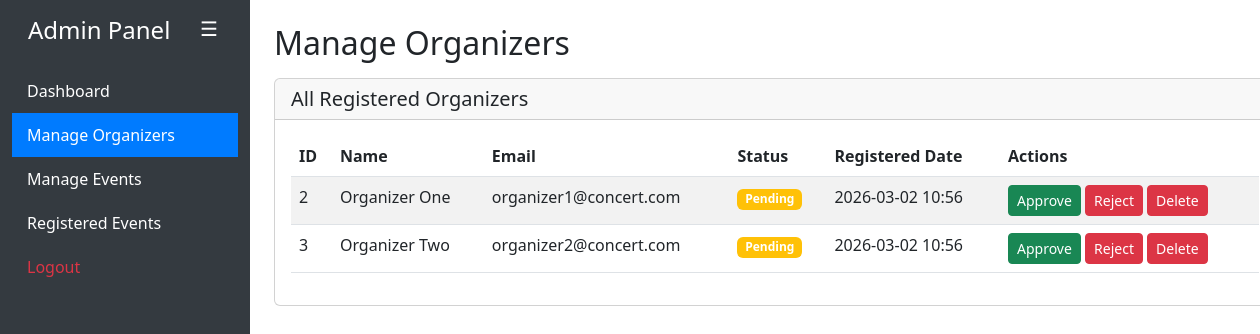
/adminFunc.php (signed in), run on the app's committed database.
### tables this page shows
CREATE TABLE IF NOT EXISTS users (
    id INT AUTO_INCREMENT PRIMARY KEY,
    email VARCHAR(191) UNIQUE NOT NULL,
    password VARCHAR(255) NOT NULL,
    full_name VARCHAR(255) NOT NULL,
    role ENUM('admin', 'organizer', 'user') NOT NULL DEFAULT 'user',
    status ENUM('active', 'pending', 'rejected', 'deactivated') NOT NULL DEFAULT 'pending',
    created_at TIMESTAMP DEFAULT CURRENT_TIMESTAMP,
    updated_at TIMESTAMP DEFAULT CURRENT_TIMESTAMP ON UPDATE CURRENT_TIMESTAMP
);

### adminFunc.php (the view, shortened to what this page needs)
<?php
require_once 'config.php';
function h(string $s): string {
    return htmlspecialchars($s, ENT_QUOTES | ENT_SUBSTITUTE, 'UTF-8');
}
function get(string $k, $default = null) {
    return isset($_GET[$k]) ? trim((string)$_GET[$k]) : $default;
}
function whitelist(string $value, array $allowed, string $default): string {
    return in_array($value, $allowed, true) ? $value : $default;
}
$pdo = $db;
$section = whitelist(get('section', 'organizers'), ['organizers', 'events', 'registrations'], 'organizers');
$error   = '';
$organizers = [];
try {
    if ($section === 'organizers') {
        $organizers = $pdo->query("
            SELECT id, full_name, email, status, created_at
            FROM users
            WHERE role = 'organizer'
            ORDER BY created_at DESC
        ")->fetchAll();
    } else if ($section === 'registrations') {
        $registrations = $pdo->query("
            SELECT
                er.id AS registration_id,
                er.registered_at,
                e.id AS event_id,
                e.title AS event_title,
                e.event_date,
                e.location AS event_location,
                u.id AS user_id,
                u.full_name AS user_name,
                u.email AS user_email
            FROM event_registrations er
            JOIN events e ON er.event_id = e.id
            JOIN users u ON er.user_id = u.id
            ORDER BY er.registered_at DESC
        ")->fetchAll();
    }
} catch (Throwable $e) {
    error_log("adminFunc fetch error: " . $e->getMessage());
    $error = $error ?: 'Failed to load data.';
}
?>
<!DOCTYPE html>
<html lang="en">
<head>
    <link href="https://cdn.jsdelivr.net/npm/bootstrap@5.3.0/dist/css/bootstrap.min.css" rel="stylesheet">
</head>
<body>
    <div class="container-fluid">
        <div class="row">
            <div class="col-md-2 sidebar" id="sidebar">
                <h4 class="text-white p-3">
                    <button class="menu-toggle-btn-inside" id="menuToggleBtnInside" onclick="toggleSidebar()">
                        ☰
                    </button>
                    <span class="panel-title">Admin Panel</span>
                </h4>
                <a href="index.php">Dashboard</a>
                <a href="adminFunc.php?section=organizers" class="<?php echo $section === 'organizers' ? 'active' : ''; ?>">Manage Organizers</a>
                <a href="adminFunc.php?section=events" class="<?php echo $section === 'events' ? 'active' : ''; ?>">Manage Events</a>
                <a href="adminFunc.php?section=registrations" class="<?php echo $section === 'registrations' ? 'active' : ''; ?>">Registered Events</a>
                <a href="logout.php" class="text-danger">Logout</a>
            </div>
            <div class="col-md-10 p-4 content-area" id="contentArea">
                <?php if ($section === 'organizers'): ?>
                    <h2>Manage Organizers</h2>
                    <div class="card mt-3">
                        <div class="card-header">
                            <h5 class="mb-0">All Registered Organizers</h5>
                        </div>
                        <div class="card-body">
                            <div class="table-responsive">
                                <table class="table table-striped">
                                    <thead>
                                        <tr>
                                            <th>ID</th>
                                            <th>Name</th>
                                            <th>Email</th>
                                            <th>Status</th>
                                            <th>Registered Date</th>
                                            <th>Actions</th>
                                        </tr>
                                    </thead>
                                    <tbody>
                                        <?php if ($organizers && count($organizers) > 0): ?>
                                            <?php foreach ($organizers as $o): ?>
                                                <tr>
                                                    <td><?php echo h((string)$o['id']); ?></td>
                                                    <td><?php echo h((string)$o['full_name']); ?></td>
                                                    <td><?php echo h((string)$o['email']); ?></td>
                                                    <td>
                                                        <?php
                                                        $status = (string)$o['status'];
                                                        $badgeClass = $status === 'active' ? 'bg-success' :
                                                            ($status === 'pending' ? 'bg-warning' :
                                                            ($status === 'rejected' ? 'bg-danger' : 'bg-secondary'));
                                                        ?>
                                                        <span class="badge <?php echo $badgeClass; ?>"><?php echo ucfirst($status); ?></span>
                                                    </td>
                                                    <td><?php echo date('Y-m-d H:i', strtotime((string)$o['created_at'])); ?></td>
                                                    <td>
                                                        <?php if ($status === 'pending'): ?>
                                                            <form method="post" action="adminFunc.php?section=organizers" style="display:inline;" onsubmit="return confirm('Approve this organizer?');">
                                                                <button type="submit" class="btn btn-sm btn-success">Approve</button>
                                                            </form>
                                                            <form method="post" action="adminFunc.php?section=organizers" style="display:inline;" onsubmit="return confirm('Reject this organizer?');">
                                                                <button type="submit" class="btn btn-sm btn-danger">Reject</button>
                                                            </form>
                                                        <?php endif; ?>
                                                        <form method="post" action="adminFunc.php?section=organizers" style="display:inline;" onsubmit="return confirm('Delete this organizer?');">
                                                            <button type="submit" class="btn btn-sm btn-danger">Delete</button>
                                                        </form>
                                                    </td>
                                                </tr>
                                            <?php endforeach; ?>
                                        <?php else: ?>
                                            <tr>
                                                <td colspan="6" class="text-center">No organizers found.</td>
                                            </tr>
                                        <?php endif; ?>
                                    </tbody>
                                </table>
                            </div>
                        </div>
                    </div>
                <?php endif; ?>
            </div>
        </div>
    </div>
</body>
</html>

### adminFunc.php (style rules this page uses)
.sidebar { min-height: 100vh; background-color: #343a40; transition: width 0.3s ease-in-out, transform 0.3s ease-in-out; position: fixed; left: 0; top: 0; bottom: 0; width: 250px; z-index: 1000; overflow: hidden; }
.sidebar a { color: #fff; text-decoration: none; padding: 10px 15px; display: block; }
.sidebar a.active { background-color: #007bff; }
.sidebar h4 { margin-top: 0; padding: 15px 50px 15px 18px; position: relative; color: #fff; }
.sidebar .menu-toggle-btn-inside { position: absolute; top: 12px; right: 12px; z-index: 1002; background-color: transparent; border: none; color: white; padding: 5px 8px; cursor: pointer; font-size: 20px; }
.content-area { transition: margin-left 0.3s ease-in-out, width 0.3s ease-in-out; margin-left: 250px; }
@media (min-width: 768px) { .sidebar { position: fixed; } }
@media (min-width: 768px) { .content-area { margin-left: 250px; } }

### data on the page
users: id "2", full_name "Organizer One", email "organizer1@concert.com", status "Pending", created_at "2026-03-02 10:56"
users: id "3", full_name "Organizer Two", email "organizer2@concert.com", status "Pending", created_at "2026-03-02 10:56"
